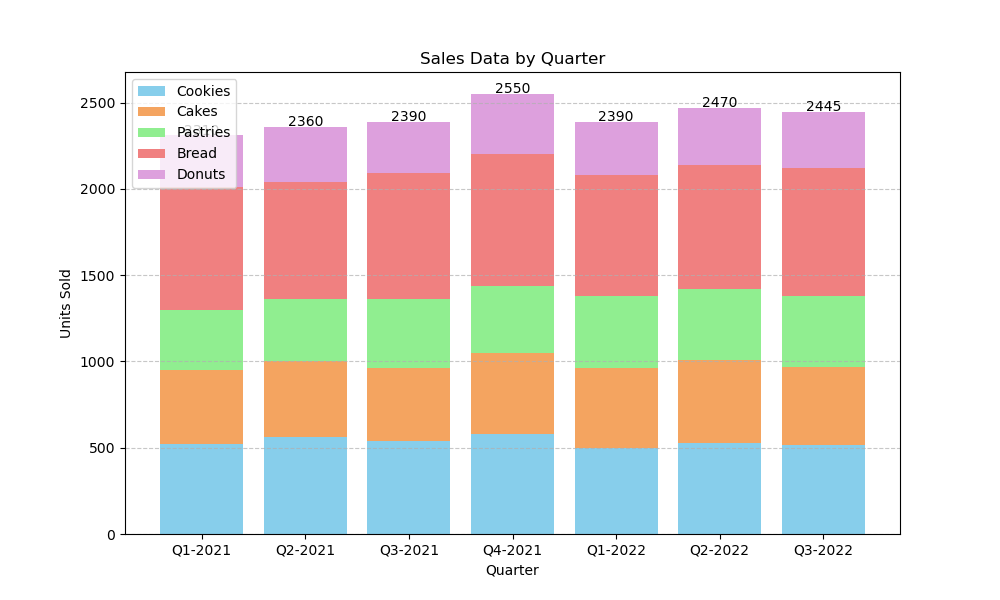

Generate this figure with Python:

import matplotlib.pyplot as plt

# Sample data
data = [
    {'Quarter': 'Q1-2021', 'Cookies': 520, 'Cakes': 430, 'Pastries': 350, 'Bread': 710, 'Donuts': 300},
    {'Quarter': 'Q2-2021', 'Cookies': 560, 'Cakes': 440, 'Pastries': 360, 'Bread': 680, 'Donuts': 320},
    {'Quarter': 'Q3-2021', 'Cookies': 540, 'Cakes': 420, 'Pastries': 400, 'Bread': 730, 'Donuts': 300},
    {'Quarter': 'Q4-2021', 'Cookies': 580, 'Cakes': 470, 'Pastries': 390, 'Bread': 760, 'Donuts': 350},
    {'Quarter': 'Q1-2022', 'Cookies': 500, 'Cakes': 460, 'Pastries': 420, 'Bread': 700, 'Donuts': 310},
    {'Quarter': 'Q2-2022', 'Cookies': 530, 'Cakes': 480, 'Pastries': 410, 'Bread': 720, 'Donuts': 330},
    {'Quarter': 'Q3-2022', 'Cookies': 515, 'Cakes': 450, 'Pastries': 415, 'Bread': 740, 'Donuts': 325}
]

# Extract information for plotting
quarters = [entry['Quarter'] for entry in data]
cookies = [entry['Cookies'] for entry in data]
cakes = [entry['Cakes'] for entry in data]
pastries = [entry['Pastries'] for entry in data]
bread = [entry['Bread'] for entry in data]
donuts = [entry['Donuts'] for entry in data]

# Plotting
fig, ax = plt.subplots(figsize=(10, 6))

ax.bar(quarters, cookies, label='Cookies', color='skyblue')
ax.bar(quarters, cakes, bottom=cookies, label='Cakes', color='sandybrown')
ax.bar(quarters, pastries, bottom=[i+j for i,j in zip(cookies, cakes)], label='Pastries', color='lightgreen')
ax.bar(quarters, bread, bottom=[i+j+k for i,j,k in zip(cookies, cakes, pastries)], label='Bread', color='lightcoral')
ax.bar(quarters, donuts, bottom=[i+j+k+l for i,j,k,l in zip(cookies, cakes, pastries, bread)], label='Donuts', color='plum')

# Adding labels and title
plt.ylabel('Units Sold')
plt.xlabel('Quarter')
plt.title('Sales Data by Quarter')

# Adding legend
plt.legend(loc='upper left')

# Adding grid on y-axis
plt.grid(axis='y', linestyle='--', alpha=0.7)

# Annotating values on top of the bars for better readability
for i in range(len(quarters)):
    total = cookies[i] + cakes[i] + pastries[i] + bread[i] + donuts[i]
    plt.text(i, total + 5, str(total), ha='center')

# Display plot
plt.show()
